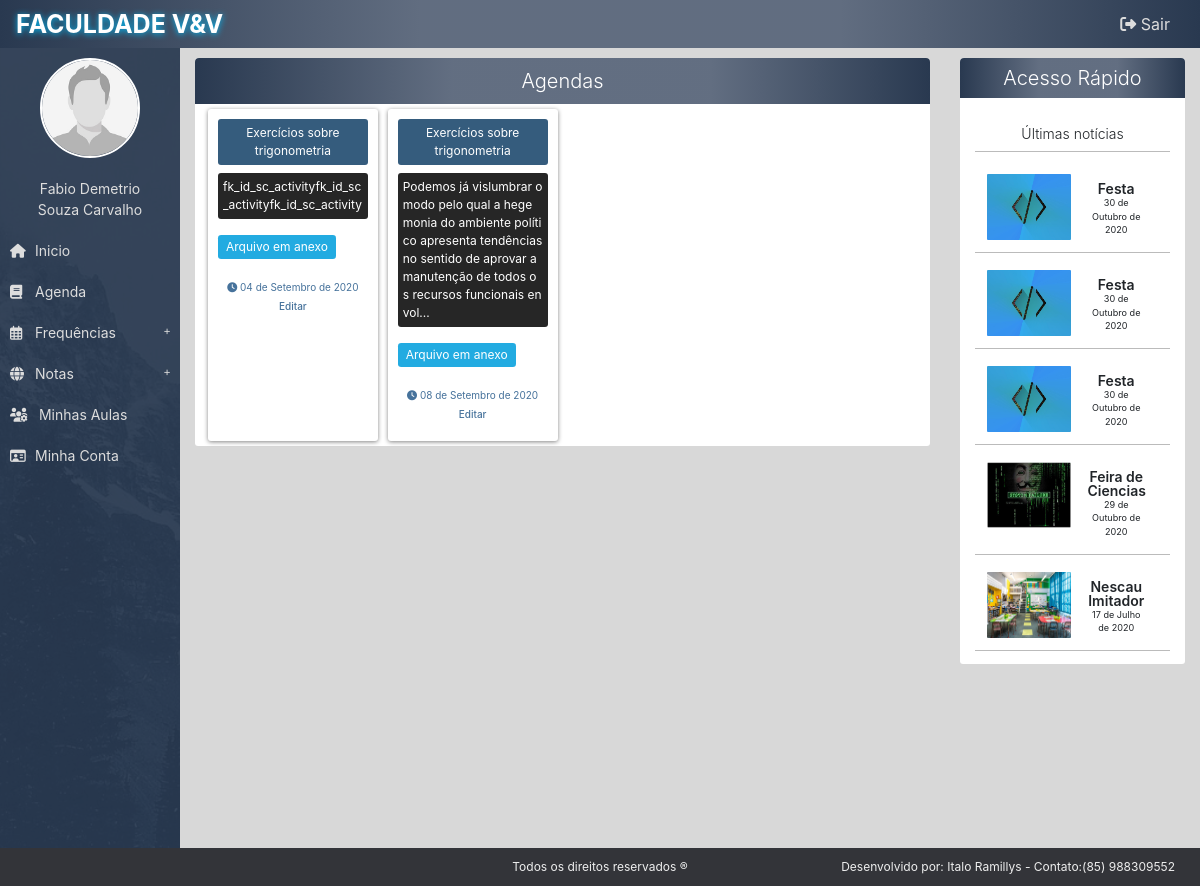
Screenshot of /painel/professor/agenda (signed in) with the database file from the repository.
### tables this page shows
CREATE TABLE `config` (
  `title_site` varchar(25) NOT NULL,
  `img_school` varchar(200) NOT NULL,
  `img_featured_1` mediumtext NOT NULL,
  `img_featured_2` mediumtext NOT NULL,
  `img_featured_3` mediumtext NOT NULL,
  `desc_school` varchar(3000) NOT NULL,
  `phone_school_1` text NOT NULL,
  `phone_school_2` text DEFAULT NULL,
  `phone_school_3` text DEFAULT NULL,
  `img_local` mediumtext DEFAULT NULL,
  `txt_img_1` varchar(400) NOT NULL,
  `txt_img_2` varchar(400) NOT NULL,
  `txt_img_3` varchar(400) NOT NULL,
  `style` int(11) NOT NULL,
  `id_config` int(11) NOT NULL
);

CREATE TABLE `class` (
  `id_class` int(11) NOT NULL,
  `name_class` varchar(30) NOT NULL,
  `room` text DEFAULT NULL,
  `shift` int(1) NOT NULL,
  `year` int(11) NOT NULL,
  `id_author_insert` int(11) NOT NULL,
  `id_author_update` int(11) DEFAULT NULL,
  `created_at` datetime NOT NULL DEFAULT current_timestamp(),
  `updated_at` datetime DEFAULT NULL ON UPDATE current_timestamp()
);

CREATE TABLE `news` (
  `id_news` int(11) NOT NULL,
  `title_news` varchar(30) NOT NULL,
  `slug_news` text NOT NULL,
  `desc_news` text NOT NULL,
  `img_news` varchar(255) DEFAULT NULL,
  `id_author` int(11) NOT NULL,
  `created_at` datetime NOT NULL DEFAULT current_timestamp(),
  `updated_at` datetime DEFAULT NULL
);

### painel/index.php (the view, shortened to what this page needs)
<?php
require_once('C:\xampp\htdocs\sistema\painel\functions.php');
$configBase = BASE;
$configUrl = explode("/", strip_tags(filter_input(INPUT_GET, "url", FILTER_DEFAULT)));
$configUrl[0] = (!empty($configUrl[0]) ? $configUrl[0] : "inicio");
$configThemePath = THEME_PATH;
$conn = new Connection();
$conn = $conn->connect();
$query_title_site = "select title_site from config";
$stmt_title_site = $conn->query($query_title_site);
$row_title_site = $stmt_title_site->fetch(PDO::FETCH_ASSOC);
$title_site = $row_title_site['title_site'];
?>
<!DOCTYPE html>
<html>
  <head>
    <?php
      include_once('import_head.php');
    ?>
  </head>
  <body>
    <?php include_once('profile.php'); ?>
    <div class="container-main container-fluid">
      <div class="row">
        <?php include_once('menu.php'); ?>
		  <div id="container-panel">
			  <div class="" id="opacity-panel">
                  <?php
                  if (file_exists("{$configThemePath}/{$configUrl[0]}.php") && !is_dir("{$configThemePath}/{$configUrl[0]}.php")) {
                      require "{$configThemePath}/{$configUrl[0]}.php";
                  }elseif (!empty($configUrl[1]) && file_exists("{$configThemePath}/{$configUrl[0]}/{$configUrl[1]}.php") && !is_dir("{$configThemePath}/{$configUrl[0]}/{$configUrl[1]}.php")) {
                      require "{$configThemePath}/{$configUrl[0]}/{$configUrl[1]}.php";
                  } else {
                      if (file_exists("{$configThemePath}/404.php") && !is_dir("{$configThemePath}/404.php")) {
                          require "{$configThemePath}/404.php";
                      } else {
                          echo "<div class='container'><div class='trigger trigger-error icon-error radius'>Desculpe, mas a página não existe!</div></div>";
                      }
                  }
                  ?>
			  </div>
		      </div>
	  	</div>
      <div class="row">
        <?php include_once('../footer.php'); ?>
      </div>
    </div>
  </body>
</html>

### painel/profile.php
<header class='top'>
	<div class='container-top pl-3 py-2'>
        <div class='row' style='width: 100%;'>
    	    <div class='col-md-4 col-12 d-flex align-items-center justify-content-center justify-content-md-start'>
            	<header><h1  class='logo-text'><?=$title_site?></h1></header>
    	    </div>
    	    <div class='data-list-student col-md-8 col-12 d-flex justify-content-md-end justify-content-center align-items-center py-1'>
                <a href='http://localhost/sistema/exit.php' id='exit'><i class='fas fa-sign-out-alt'></i> Sair</a>
            </div>
        </div>
    </div>
</header>

### painel/professor/agenda.php (shortened to what this page needs)
<?php
$query = "select name_class, w.name_subject, w.title_activity, w.desc_activity, w.created_at, w.id_activity, w.file_activity from class c inner join (select s.name_subject, y.id_class, y.title_activity, y.desc_activity, y.id_activity, y.created_at, y.file_activity from subject s inner join (select sc.id_SC, sc.id_class, sc.id_subject, x.id_author_activity, x.title_activity, x.desc_activity, x.id_activity, x.created_at, x.file_activity from subject_class_lesson sc inner join (select * from activity a where a.id_author_activity = {$id_user_menu})x on sc.id_SC = x.id_SC_activity)y on y.id_subject = s.id_subject)w on w.id_class = c.id_class";
$stmt = $conn->query($query);
$row = $stmt->fetchAll(PDO::FETCH_ASSOC);
$array_colors = ['#355c7d', '#725a7a', '#c56d86', '#ff7582'];
?>
<div class="container" id="agenda">
	<div class="row">
      <div class="col-md-9 col-sm-12 col-xs-12">
		<div class="box">
	        <div class="div-title-box">
	       		<span class="title-box-main d-flex justify-content-center">Agendas</span>
	        </div>
	        <div class="container">
	        	<div class="row px-2">
	        	<?php
	        	$c = 0;
	        	foreach ($row as $key => $value) {
	        	?>
	        	<div class="container-activity">
	        		<div class="box-activity">
        				<p class="t_atv" style="background-color: <?=$array_colors[$c]?>">
	        				<?= $value['title_activity'] ?>
	        			</p>
	        			<p class="d_atv my-2">
	        			<?php
	        				$desc = $value['desc_activity'];
	        				if (strlen($desc) > 170) {
							    $stringCut = substr($desc, 0, 170);
							    $stringCut .= "...";
							    $desc = $stringCut;
							}
	        				echo $desc;
	        			?>
	        			</p>
	        			<?php
	        			$has_file = $value['file_activity'];
		                if($has_file){
		                ?>
		                  <a href="<?=$configBase."/../uploads/".$has_file?>" target="_blank" class='btn btn-sm btn-primary my-2' style="background-color: <?='var(--theme-color-'.($c+1).')'?>">Arquivo em anexo</a>
		                <?php
		                }
		                ?>
	        			<div class="footer-box-activity mt-2">
		        			<p class="time-activity">
		        				<i class="fas fa-clock"></i>
		        				<?php
		        					$split_date = explode(" ", $value['created_at']);
					  				$date_sidebar = getStringDate($split_date[0]);
		        					echo $date_sidebar
		        				?>
		        			</p>
		        			<p class="read-more my-1">
		        				<a href="<?=$configBase."/professor/editar_atividade/".$value['id_activity']?>" id="atv-<?=$value['id_activity']?>">Editar</a>
		        			</p>
	        			</div>
	        		</div>
	        	</div>
	        	<?php
	        	}
	        	?>
	        	</div>
	        </div>
	    </div>
	</div>
	<div class="col-md-3 col-12">
    	<?php require 'sidebar.php'; ?>
	</div>
	</div>
</div>

### painel/sidebar.php (shortened to what this page needs)
<div class="box" id="sidebar">
    <div class="div-title-box">
        <h1 class="title-box-main  d-flex justify-content-center">Acesso Rápido</h1>
    </div>
    <div class="container py-2">
	<?php
		$query_three_last_news = "select * from news order by `id_news` desc limit 5";
		$stmt = $conn->query($query_three_last_news);
	?>
	<div class='row'>
		<div class="col-12">
	  			<p class='title-sidebar w-100 justify-content-center'>Últimas notícias</p>
	  	</div>
	  		<div class="col-12 d-flex flex-wrap">
		  	<?php
		  		while($result = $stmt->fetch(PDO::FETCH_ASSOC)){
		  			$r_img = $result['img_news'];
		  	?>
	  			<div class="news-sidebar">
		  			<div class="d-flex">
		  				<div class="img-news-sidebar">
			  				<img src="<?=$configBase.'/../img/'.$r_img?>">
			  			</div>
			  			<div class="text-news-sidebar py-2">
			  					<div class="col-12" style="font-size: 14px; line-height: 14px;">
				  					<a href="<?=$configBase.'/noticia/'.$result['slug_news']?>" class='titulo-ntc-sidebar'>
						  				<?=$result['title_news']?>
						  			</a>
			  					</div>
			  					<div class="col-12">
					  				<p id="date-news-sidebar">
					  					<?php
											$split_date = explode(" ", $result['created_at']);
					  						$date_sidebar = getStringDate($split_date[0]);
					  						echo $date_sidebar;
					  					?>
					  				</p>
			  					</div>
			  			</div>
		  			</div>
	  			</div>
			  	<?php
			  		}
			  	?>
	  		</div>
		</div>
	</div>
</div>

### css/style.css (style rules this page uses)
:root { --black-basic: #293950; --theme-black-base: #333439; }
html, body { margin: 0; padding: 0; position: relative; width: 100%; height: 100%; min-height: 100%; box-sizing: border-box; }
p { margin: 0; }
a { color: var(--text-color-menu); padding: 0; text-decoration: none !important; }
h1,h2,h3,h4,h5,h6 { margin: 0 !important; padding: 0 !important; }
.btn { font-size: 12px !important; border: none; color: #fff; }
::placeholder { color: #ddd; }
.top { background: #aaa; z-index: 9999; background-position: 10%; background-size: cover; box-sizing: border-box; box-shadow: 2px 3px 2px rgba(0,0,0,0.2); color: #fff; }
.logo-text { text-shadow: 0px 1px 6px var(--theme-color-link); text-transform: uppercase; font-size: 25px; font-weight: 700; }
#exit { color: #ddd; }
.container-main { min-height: 100vh; }
.box { color: var(--theme-color-text) !important; font-size: 14px; border-radius: 3px; width: 100%; margin: 10px 0; box-sizing: border-box; display: flex; flex-direction: column; justify-content: center; align-items: center; }
.div-title-box { text-align: center; width: 100%; }
.title-box-main { border-top-right-radius: 4px; border-top-left-radius: 4px; padding: 8px !important; font-size: 20px !important; color: #fff; font-weight: 300; }
#container-panel { background-attachment: fixed; min-height: 100vh; width: 85%; }
.t_atv { border-radius: 3px; color: #fff; font-size: 12px; padding: 5px; text-align: center; }
.d_atv { word-break: break-all; border-radius: 3px; color: #fff; font-size: 12px; padding: 5px; background: rgba(0,0,0, .85); }
.footer-box-activity { font-size: 10px; padding: 5px; text-align: center; color: var(--theme-color-box); }
.read-more { font-weight: 500; }
.container-activity { margin: 5px 5px; flex: calc(25% - 10px); max-width: calc(25% - 10px); width: calc(25% - 10px); }
.box-activity { box-shadow: 0 1px 4px rgba(11,11,11,.5); padding: 10px; border-radius: 3px; width: 100%; height: 100%; }
img { vertical-align: middle; }
.title-sidebar { display: flex; align-items: center; font-size: 14px; font-weight: 300; margin: 10px 0; padding: 7px 5px; border-bottom: 1px solid #bbb; box-sizing: border-box; }
.news-sidebar { width: 100%; padding: 5px 10px; border-bottom: 1px solid #bbb; margin: 5px 0px; }
.titulo-ntc-sidebar { font-weight: 600; }
#date-news-sidebar { font-size: 0.65em; }
.img-news-sidebar { max-width: 50%; width: 50%; }
.img-news-sidebar img { max-width: 100%; width: 100%; height: 70px; border-radius: 3px; border: 2px solid #fff; }
.text-news-sidebar { flex-basis: 50%; max-width: 50%; width: 50%; margin: 2px 0; text-align: center; }
@media (max-width: 1280px) { .container-activity { margin: 5px 5px; flex: calc(25% - 10px); max-width: calc(25% - 10px); width: calc(25% - 10px); } }
@media (min-width: 768px) { .container { max-width: 100% !important; } }
.btn-sm { padding: .2rem .5rem; }
.btn-primary { background: var(--color-primary) !important; }

### css/theme_3.css (style rules this page uses)
:root { --theme-color-box: #46729B; --theme-color-link: #01bcf8; --theme-color-1: #01bcf8; --theme-color-2: #009ff7; --theme-color-3: #0089f8; --theme-color-4: #0074f8; --color-primary: #22abe1; --color-error: #db3b21; --color-warn: #e08b15; --color-success: #2EB797; }
.top { background: linear-gradient(90deg, var(--black-basic) 0%, #3b4a62cc 35%, #3b4a62cc 70%, var(--black-basic) 100%); }
.title-box-main { background: linear-gradient(90deg, var(--black-basic) 0%, #3b4a62cc 35%, #3b4a62cc 70%, var(--black-basic) 100%); }
#opacity-panel { height: 100%; background: #d8d8d8; }
.box { background: #fff; }
input::placeholder, input, textarea, a, select { background: transparent; }

### rows the page displays
config: title_site "FACULDADE V&V"
class: title_activity "Exercícios sobre trigonometria", desc "fk_id_sc_activityfk_id_sc_activityfk_id_sc_activity", date_sidebar "04 de Setembro de 2020", desc "Podemos já vislumbrar o modo pelo qual a hegemonia do ambiente político apresenta tendências no sentido de aprovar a manutenção de todos os recursos funcionais envol...", date_sidebar "08 de Setembro de 2020"
news: img_news (picture), title_news "Festa", created_at "30 de Outubro de 2020"
news: img_news (picture), title_news "Festa", created_at "30 de Outubro de 2020"
news: img_news (picture), title_news "Festa", created_at "30 de Outubro de 2020"
news: img_news (placeholder picture), title_news "Feira de Ciencias", created_at "29 de Outubro de 2020"
news: img_news (picture), title_news "Nescau Imitador", created_at "17 de Julho de 2020"

### other values shown
$user_name "Fabio Demetrio Souza Carvalho"
